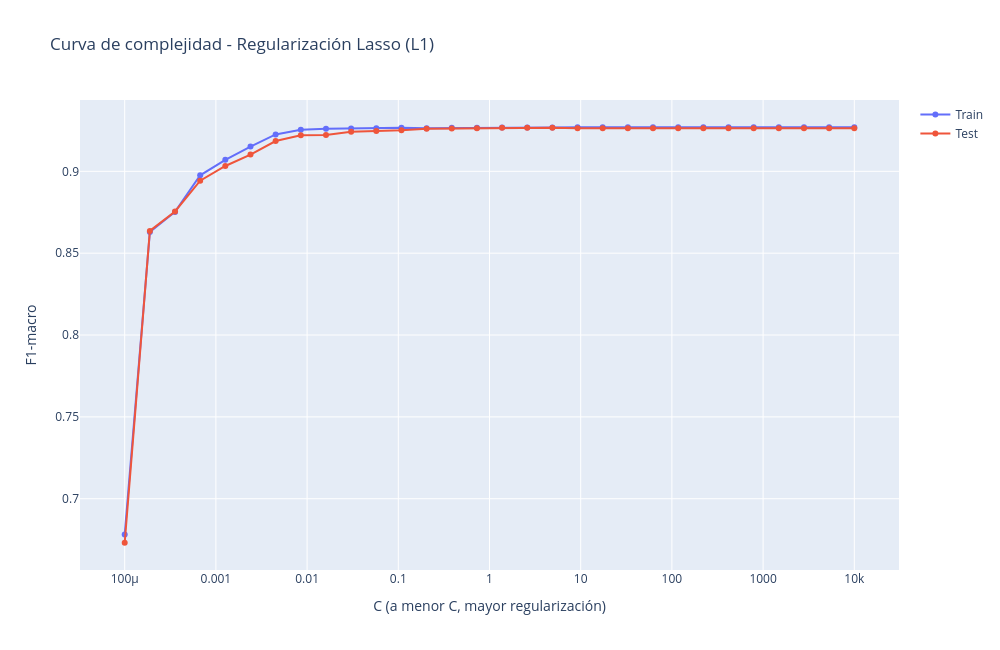

The notebook cell saved with this chart:
### Code cell
from sklearn.metrics import f1_score
import plotly.graph_objects as go

# C es el inverso de la fuerza de regularización: valores chicos = más regularización
C_values = np.logspace(-4, 4, 30)

# Curva de complejidad: F1-macro en train y test para cada C con regularización L1 (Lasso)
preprocessor_fit = classifier.named_steps["preprocessor"]
X_train_transformed = preprocessor_fit.transform(X_train)
X_test_transformed = preprocessor_fit.transform(X_test)
y_test_1d = y_test.values.ravel()

f1_train_lasso = []
f1_test_lasso = []

for C in C_values:
    modelo_l1 = LogisticRegression(penalty="l1", solver="liblinear", C=C, random_state=42, max_iter=1000)
    modelo_l1.fit(X_train_transformed, y_train_1d)

    f1_train_lasso.append(f1_score(y_train_1d, modelo_l1.predict(X_train_transformed), average="macro"))
    f1_test_lasso.append(f1_score(y_test_1d, modelo_l1.predict(X_test_transformed), average="macro"))

fig_complejidad = go.Figure()
fig_complejidad.add_trace(go.Scatter(
    x=C_values, y=f1_train_lasso, mode="lines+markers", name="Train",
    hovertemplate="Train<br>C=%{x:.4g}<br>F1-macro=%{y:.4f}<extra></extra>",
))
fig_complejidad.add_trace(go.Scatter(
    x=C_values, y=f1_test_lasso, mode="lines+markers", name="Test",
    hovertemplate="Test<br>C=%{x:.4g}<br>F1-macro=%{y:.4f}<extra></extra>",
))
fig_complejidad.update_layout(
    title="Curva de complejidad - Regularización Lasso (L1)",
    xaxis_title="C (a menor C, mayor regularización)",
    yaxis_title="F1-macro",
    xaxis_type="log",
    width=1000, height=650,
)
fig_complejidad.show()

### Figure 1 — Plotly figure (JSON) as saved in the notebook; plotly's stock layout.template omitted (floating-point values rounded to 4 significant figures)
{"data": [{"hovertemplate": "Train<br>C=%{x:.4g}<br>F1-macro=%{y:.4f}<extra></extra>", "mode": "lines+markers", "name": "Train", "type": "scatter", "x": [0.0001, 0.0001887, 0.0003562, 0.0006723, 0.001269, 0.002395, 0.00452, 0.008532, 0.0161, 0.03039, 0.05736, 0.1083, 0.2043, 0.3857, 0.7279, 1.374, 2.593, 4.894, 9.237, 17.43, 32.9, 62.1, 117.2, 221.2, 417.5, 788.0, 1487.0, 2807.0, 5298.0, 10000.0], "y": [0.6781, 0.8629, 0.8752, 0.8976, 0.907, 0.9151, 0.9225, 0.9254, 0.926, 0.9262, 0.9263, 0.9267, 0.9264, 0.9266, 0.9267, 0.9268, 0.9268, 0.9268, 0.9269, 0.9269, 0.9269, 0.9269, 0.9269, 0.9269, 0.9269, 0.9269, 0.9269, 0.9269, 0.9269, 0.9269]}, {"hovertemplate": "Test<br>C=%{x:.4g}<br>F1-macro=%{y:.4f}<extra></extra>", "mode": "lines+markers", "name": "Test", "type": "scatter", "x": [0.0001, 0.0001887, 0.0003562, 0.0006723, 0.001269, 0.002395, 0.00452, 0.008532, 0.0161, 0.03039, 0.05736, 0.1083, 0.2043, 0.3857, 0.7279, 1.374, 2.593, 4.894, 9.237, 17.43, 32.9, 62.1, 117.2, 221.2, 417.5, 788.0, 1487.0, 2807.0, 5298.0, 10000.0], "y": [0.6731, 0.8636, 0.8755, 0.8943, 0.9033, 0.9103, 0.9185, 0.9221, 0.9222, 0.9242, 0.9246, 0.9251, 0.926, 0.9261, 0.9263, 0.9266, 0.9266, 0.9266, 0.9263, 0.9263, 0.9263, 0.9263, 0.9263, 0.9263, 0.9263, 0.9263, 0.9263, 0.9263, 0.9263, 0.9263]}], "layout": {"height": 650, "title": {"text": "Curva de complejidad - Regularización Lasso (L1)"}, "width": 1000, "xaxis": {"title": {"text": "C (a menor C, mayor regularización)"}, "type": "log"}, "yaxis": {"title": {"text": "F1-macro"}}}}
